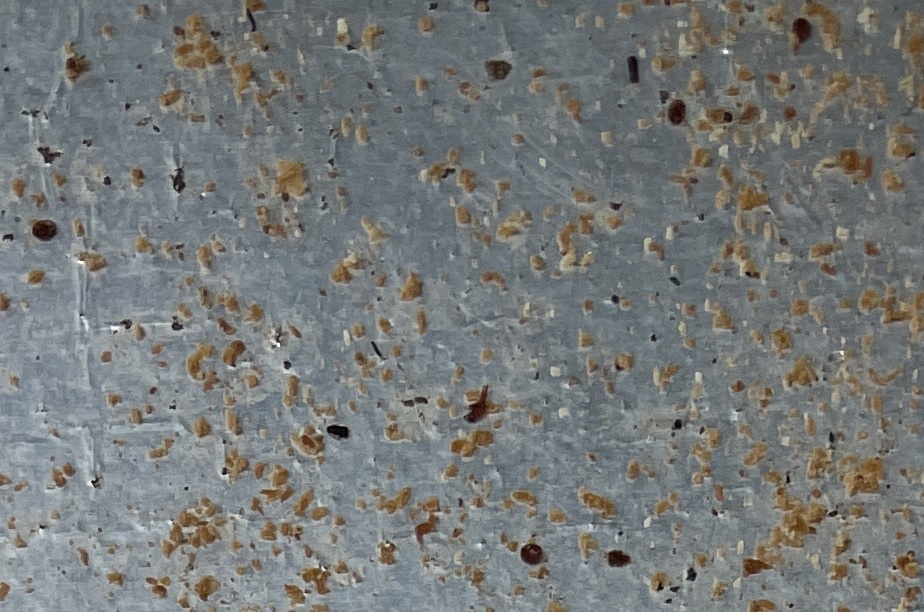
#> input picture zdo2021/varoazy_mensi.jpg, 924 x 612 px
$ jupyter execute --allow-errors 'ZDO _SP1.ipynb'
#> lines starting #> are read from the running program, lines starting #| are printed output that depends on the picture; after the words box and inside, x2 and y2 are one past the last pixel; in counts of white or black regions, pixels touching at a corner belong together
[cell 1]
import cv2
import numpy as np
import matplotlib.pyplot as plt

#cap = cv2.imread('varoazy_mensi.jpg')
#cap = cv2.imread('varoazy.jpg')
cap = cv2.imread('colors.png')

#> (the rest of this cell did not finish here and is left out)

[cell 2]
import cv2
import numpy as np
import matplotlib.pyplot as plt

cap = cv2.imread('varoazy_mensi.jpg')
#> cap is the input picture: shape (612, 924, 3); mean B, G, R 119.8, 120.4, 117.8

hsv = cv2.cvtColor(cap, cv2.COLOR_RGB2HSV)
#> hsv: shape (612, 924, 3); mean H, S, V 43.6, 28.5, 125.6

lower_color = np.array([30,60,10])
upper_color = np.array([200,255,70])
#upper_color = np.array([255,255,255])

kernel = np.ones((9,9),np.uint8)

mask = cv2.inRange(hsv, lower_color, upper_color)
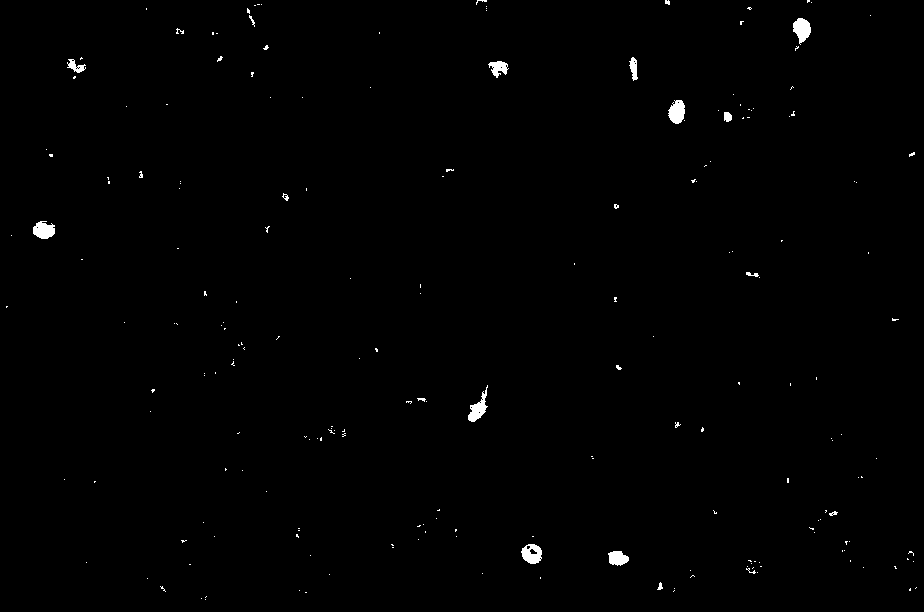
#> mask: shape (612, 924); 0.57% white; 209 white regions (190 under 20 px), largest, box (x1, y1, x2, y2) and area: (793, 18, 811, 45) 314, (668, 100, 685, 124) 303, (468, 385, 488, 422) 299
#mask = cv2.morphologyEx(mask, cv2.MORPH_OPEN, kernel)
res = cv2.bitwise_and(cap, cap, mask=mask)

plt.imshow(mask)

[cell 3]
import cv2
import numpy as np
import matplotlib.pyplot as plt

cap = cv2.imread('varoazy_mensi.jpg')


hsv = cv2.cvtColor(cap, cv2.COLOR_RGB2HSV)

lower_color = np.array([30,60,10])
upper_color = np.array([200,255,80])
#upper_color = np.array([255,255,255])

kernel = np.ones((5,5),np.uint8)

mask = cv2.inRange(hsv, lower_color, upper_color)
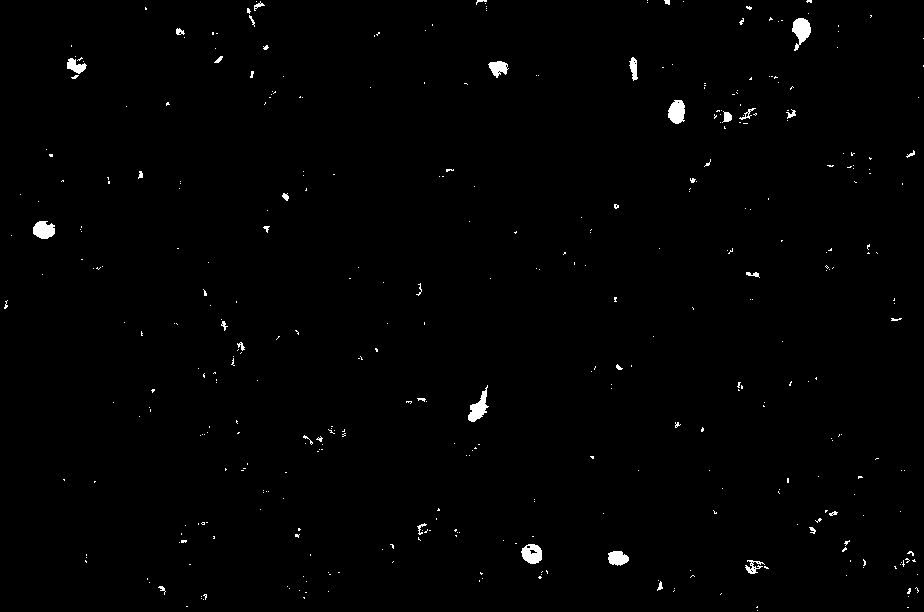
#> mask: shape (612, 924); 0.83% white; 397 white regions (360 under 20 px), largest, box (x1, y1, x2, y2) and area: (792, 18, 811, 51) 359, (468, 385, 489, 422) 335, (668, 100, 685, 124) 320
#mask = cv2.morphologyEx(mask, cv2.MORPH_OPEN, kernel)
res = cv2.bitwise_and(cap, cap, mask=mask)

plt.imshow(mask)
